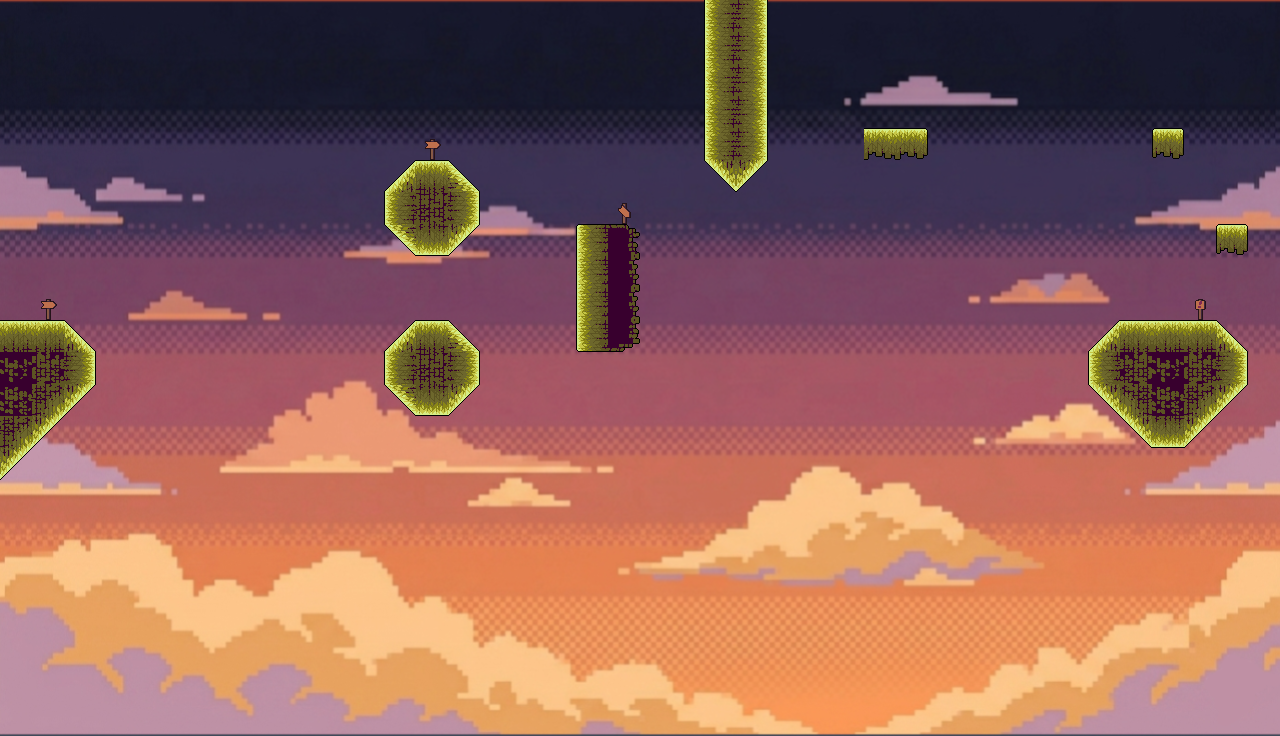

A 2D game scene composited from a Tiled map and its tileset images. What follows is a short description and the map's XML, with every tile layer's data as written:
An orthogonal 40x23 tile map with 32x32 px tiles, 2 tile layers (Capa de patrones 2, Platforms), 3 tilesets, 1 image layer.

<map version="1.10" tiledversion="1.12.1" orientation="orthogonal" renderorder="right-down" width="40" height="23" tilewidth="32" tileheight="32" infinite="0" nextlayerid="5" nextobjectid="1">
 <tileset firstgid="1" source="Tileset_cielo.tsx" />
 <tileset firstgid="97" source="Tileset_Cielo_girado.tsx" />
 <tileset firstgid="193" source="Decoracion/Señales.tsx" />
 <imagelayer id="2" name="Capa de Imagen 1">
  <image source="../Mapas/Cielo arriba.png" width="1280" height="736" />
 </imagelayer>
 <layer id="4" name="Capa de patrones 2" width="40" height="23">
  <data encoding="csv">
0,0,0,0,0,0,0,0,0,0,0,0,0,0,0,0,0,0,0,0,0,0,0,0,0,0,0,0,0,0,0,0,0,0,0,0,0,0,0,0,
0,0,0,0,0,0,0,0,0,0,0,0,0,0,0,0,0,0,0,0,0,0,0,0,0,0,0,0,0,0,0,0,0,0,0,0,0,0,0,0,
0,0,0,0,0,0,0,0,0,0,0,0,0,0,0,0,0,0,0,0,0,0,0,0,0,0,0,0,0,0,0,0,0,0,0,0,0,0,0,0,
0,0,0,0,0,0,0,0,0,0,0,0,0,0,0,0,0,0,0,0,0,0,0,0,0,0,0,0,0,0,0,0,0,0,0,0,0,0,0,0,
0,0,0,0,0,0,0,0,0,0,0,0,0,193,0,0,0,0,0,0,0,0,0,0,0,0,0,0,0,0,0,0,0,0,0,0,0,0,0,0,
0,0,0,0,0,0,0,0,0,0,0,0,0,0,0,0,0,0,0,0,0,0,0,0,0,0,0,0,0,0,0,0,0,0,0,0,0,0,0,0,
0,0,0,0,0,0,0,0,0,0,0,0,0,0,0,0,0,0,0,200,0,0,0,0,0,0,0,0,0,0,0,0,0,0,0,0,0,0,0,0,
0,0,0,0,0,0,0,0,0,0,0,0,0,0,0,0,0,0,0,0,0,0,0,0,0,0,0,0,0,0,0,0,0,0,0,0,0,0,0,0,
0,0,0,0,0,0,0,0,0,0,0,0,0,0,0,0,0,0,0,0,0,0,0,0,0,0,0,0,0,0,0,0,0,0,0,0,0,0,0,0,
0,193,0,0,0,0,0,0,0,0,0,0,0,0,0,0,0,0,0,0,0,0,0,0,0,0,0,0,0,0,0,0,0,0,0,0,0,196,0,0,
0,0,0,0,0,0,0,0,0,0,0,0,0,0,0,0,0,0,0,0,0,0,0,0,0,0,0,0,0,0,0,0,0,0,0,0,0,0,0,0,
0,0,0,0,0,0,0,0,0,0,0,0,0,0,0,0,0,0,0,0,0,0,0,0,0,0,0,0,0,0,0,0,0,0,0,0,0,0,0,0,
0,0,0,0,0,0,0,0,0,0,0,0,0,0,0,0,0,0,0,0,0,0,0,0,0,0,0,0,0,0,0,0,0,0,0,0,0,0,0,0,
0,0,0,0,0,0,0,0,0,0,0,0,0,0,0,0,0,0,0,0,0,0,0,0,0,0,0,0,0,0,0,0,0,0,0,0,0,0,0,0,
0,0,0,0,0,0,0,0,0,0,0,0,0,0,0,0,0,0,0,0,0,0,0,0,0,0,0,0,0,0,0,0,0,0,0,0,0,0,0,0,
0,0,0,0,0,0,0,0,0,0,0,0,0,0,0,0,0,0,0,0,0,0,0,0,0,0,0,0,0,0,0,0,0,0,0,0,0,0,0,0,
0,0,0,0,0,0,0,0,0,0,0,0,0,0,0,0,0,0,0,0,0,0,0,0,0,0,0,0,0,0,0,0,0,0,0,0,0,0,0,0,
0,0,0,0,0,0,0,0,0,0,0,0,0,0,0,0,0,0,0,0,0,0,0,0,0,0,0,0,0,0,0,0,0,0,0,0,0,0,0,0,
0,0,0,0,0,0,0,0,0,0,0,0,0,0,0,0,0,0,0,0,0,0,0,0,0,0,0,0,0,0,0,0,0,0,0,0,0,0,0,0,
0,0,0,0,0,0,0,0,0,0,0,0,0,0,0,0,0,0,0,0,0,0,0,0,0,0,0,0,0,0,0,0,0,0,0,0,0,0,0,0,
0,0,0,0,0,0,0,0,0,0,0,0,0,0,0,0,0,0,0,0,0,0,0,0,0,0,0,0,0,0,0,0,0,0,0,0,0,0,0,0,
0,0,0,0,0,0,0,0,0,0,0,0,0,0,0,0,0,0,0,0,0,0,0,0,0,0,0,0,0,0,0,0,0,0,0,0,0,0,0,0,
0,0,0,0,0,0,0,0,0,0,0,0,0,0,0,0,0,0,0,0,0,0,0,0,0,0,0,0,0,0,0,0,0,0,0,0,0,0,0,0
</data>
 </layer>
 <layer id="1" name="Platforms" width="40" height="23">
  <data encoding="csv">
0,0,0,0,0,0,0,0,0,0,0,0,0,0,0,0,0,0,0,0,0,0,3221225584,112,0,0,0,0,0,0,0,0,0,0,0,0,0,0,0,0,
0,0,0,0,0,0,0,0,0,0,0,0,0,0,0,0,0,0,0,0,0,0,3221225584,112,0,0,0,0,0,0,0,0,0,0,0,0,0,0,0,0,
0,0,0,0,0,0,0,0,0,0,0,0,0,0,0,0,0,0,0,0,0,0,3221225584,112,0,0,0,0,0,0,0,0,0,0,0,0,0,0,0,0,
0,0,0,0,0,0,0,0,0,0,0,0,0,0,0,0,0,0,0,0,0,0,3221225584,112,0,0,0,0,0,0,0,0,0,0,0,0,0,0,0,0,
0,0,0,0,0,0,0,0,0,0,0,0,0,0,0,0,0,0,0,0,0,0,3221225584,112,0,0,0,50,51,0,0,0,0,0,0,0,52,0,0,0,
0,0,0,0,0,0,0,0,0,0,0,0,43,2,2684354603,0,0,0,0,0,0,0,3221225514,3221225515,0,0,0,0,0,0,0,0,0,0,0,0,0,0,0,0,
0,0,0,0,0,0,0,0,0,0,0,0,3221225584,24,112,0,0,0,0,0,0,0,0,0,0,0,0,0,0,0,0,0,0,0,0,0,0,0,0,0,
0,0,0,0,0,0,0,0,0,0,0,0,1610612779,3221225474,3221225515,0,0,0,2147483752,2147483804,0,0,0,0,0,0,0,0,0,0,0,0,0,0,0,0,0,0,52,0,
0,0,0,0,0,0,0,0,0,0,0,0,0,0,0,0,0,0,2147483760,3221225636,0,0,0,0,0,0,0,0,0,0,0,0,0,0,0,0,0,0,0,0,
0,0,0,0,0,0,0,0,0,0,0,0,0,0,0,0,0,0,2147483760,3221225636,0,0,0,0,0,0,0,0,0,0,0,0,0,0,0,0,0,0,0,0,
2147483650,2147483650,42,0,0,0,0,0,0,0,0,0,43,2,2684354603,0,0,0,2147483768,2147483820,0,0,0,0,0,0,0,0,0,0,0,0,0,0,2147483690,2,2147483650,2147483650,42,0,
2147483687,2147483685,112,0,0,0,0,0,0,0,0,0,3221225584,24,112,0,0,0,0,0,0,0,0,0,0,0,0,0,0,0,0,0,0,0,2147483760,37,2147483687,2147483685,112,0,
2147483686,1073741878,1073741866,0,0,0,0,0,0,0,0,0,1610612779,3221225474,3221225515,0,0,0,0,0,0,0,0,0,0,0,0,0,0,0,0,0,0,0,3221225514,3221225526,2147483686,1073741878,1073741866,0,
1073741878,1073741866,0,0,0,0,0,0,0,0,0,0,0,0,0,0,0,0,0,0,0,0,0,0,0,0,0,0,0,0,0,0,0,0,0,3221225514,3221225474,1073741866,0,0,
1073741866,0,0,0,0,0,0,0,0,0,0,0,0,0,0,0,0,0,0,0,0,0,0,0,0,0,0,0,0,0,0,0,0,0,0,0,0,0,0,0,
0,0,0,0,0,0,0,0,0,0,0,0,0,0,0,0,0,0,0,0,0,0,0,0,0,0,0,0,0,0,0,0,0,0,0,0,0,0,0,0,
0,0,0,0,0,0,0,0,0,0,0,0,0,0,0,0,0,0,0,0,0,0,0,0,0,0,0,0,0,0,0,0,0,0,0,0,0,0,0,0,
0,0,0,0,0,0,0,0,0,0,0,0,0,0,0,0,0,0,0,0,0,0,0,0,0,0,0,0,0,0,0,0,0,0,0,0,0,0,0,0,
0,0,0,0,0,0,0,0,0,0,0,0,0,0,0,0,0,0,0,0,0,0,0,0,0,0,0,0,0,0,0,0,0,0,0,0,0,0,0,0,
0,0,0,0,0,0,0,0,0,0,0,0,0,0,0,0,0,0,0,0,0,0,0,0,0,0,0,0,0,0,0,0,0,0,0,0,0,0,0,0,
0,0,0,0,0,0,0,0,0,0,0,0,0,0,0,0,0,0,0,0,0,0,0,0,0,0,0,0,0,0,0,0,0,0,0,0,0,0,0,0,
0,0,0,0,0,0,0,0,0,0,0,0,0,0,0,0,0,0,0,0,0,0,0,0,0,0,0,0,0,0,0,0,0,0,0,0,0,0,0,0,
0,0,0,0,0,0,0,0,0,0,0,0,0,0,0,0,0,0,0,0,0,0,0,0,0,0,0,0,0,0,0,0,0,0,0,0,0,0,0,0
</data>
 </layer>
</map>
